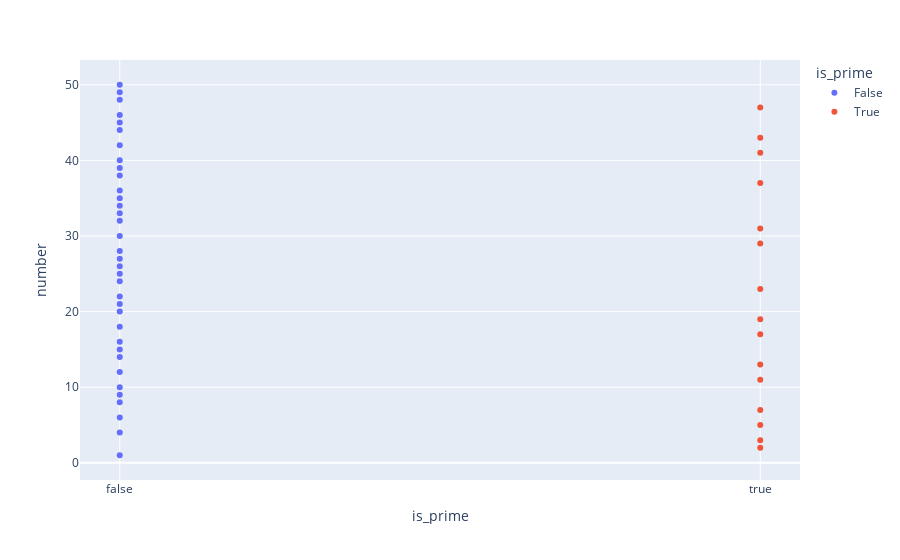

This figure's notebook cell:
### Code cell
fig = px.scatter(df, x='is_prime', y='number', color='is_prime')

fig.show()

### Figure 1 — Plotly figure (JSON) as saved in the notebook; plotly's stock layout.template omitted (floating-point values rounded to 4 significant figures)
{"data": [{"hovertemplate": "is_prime=%{x}<br>number=%{y}<extra></extra>", "legendgroup": "False", "marker": {"color": "#636efa", "symbol": "circle"}, "mode": "markers", "name": "False", "orientation": "v", "showlegend": true, "type": "scatter", "x": [false, false, false, false, false, false, false, false, false, false, false, false, false, false, false, false, false, false, false, false, false, false, false, false, false, false, false, false, false, false, false, false, false, false, false], "xaxis": "x", "y": [1, 4, 6, 8, 9, 10, 12, 14, 15, 16, 18, 20, 21, 22, 24, 25, 26, 27, 28, 30, 32, 33, 34, 35, 36, 38, 39, 40, 42, 44, 45, 46, 48, 49, 50], "yaxis": "y"}, {"hovertemplate": "is_prime=%{x}<br>number=%{y}<extra></extra>", "legendgroup": "True", "marker": {"color": "#EF553B", "symbol": "circle"}, "mode": "markers", "name": "True", "orientation": "v", "showlegend": true, "type": "scatter", "x": [true, true, true, true, true, true, true, true, true, true, true, true, true, true, true], "xaxis": "x", "y": [2, 3, 5, 7, 11, 13, 17, 19, 23, 29, 31, 37, 41, 43, 47], "yaxis": "y"}], "layout": {"legend": {"title": {"text": "is_prime"}, "tracegroupgap": 0}, "margin": {"t": 60}, "xaxis": {"anchor": "y", "categoryarray": [false, true], "categoryorder": "array", "domain": [0, 1], "title": {"text": "is_prime"}}, "yaxis": {"anchor": "x", "domain": [0, 1], "title": {"text": "number"}}}}
